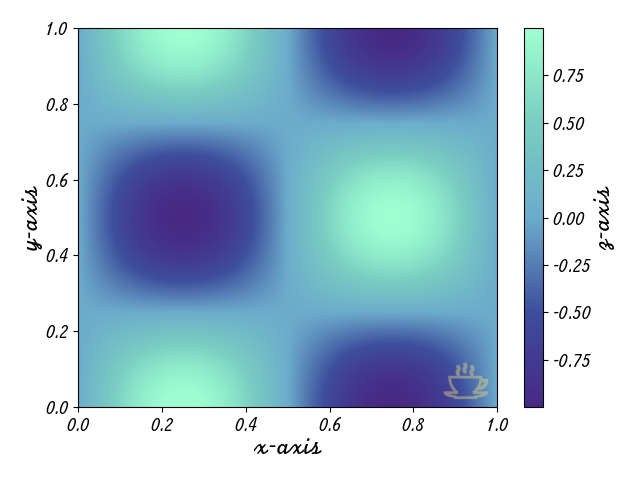

Python code for this plot:
from matplotlib import pyplot as plt
import numpy as np

from pathlib import Path

from taraplotlib import *

x = np.linspace(0, 1, 1000)
y = np.linspace(0, 1, 1000)

x, y = np.meshgrid(x, y)

z = np.sin(2 * np.pi * x) * np.cos(2 * np.pi * y)

fig, ax = plt.subplots()

im = ax.pcolormesh(x, y, z)

add_background(ax, 'teacup', zorder=1, edgecolor='TPLYellow')

ax.set_xlabel('x-axis')
ax.set_ylabel('y-axis')

plt.colorbar(im, ax=ax, label = 'z-axis')

fig.savefig(Path(__file__).with_name( "2d_plot.png"))

plt.show()